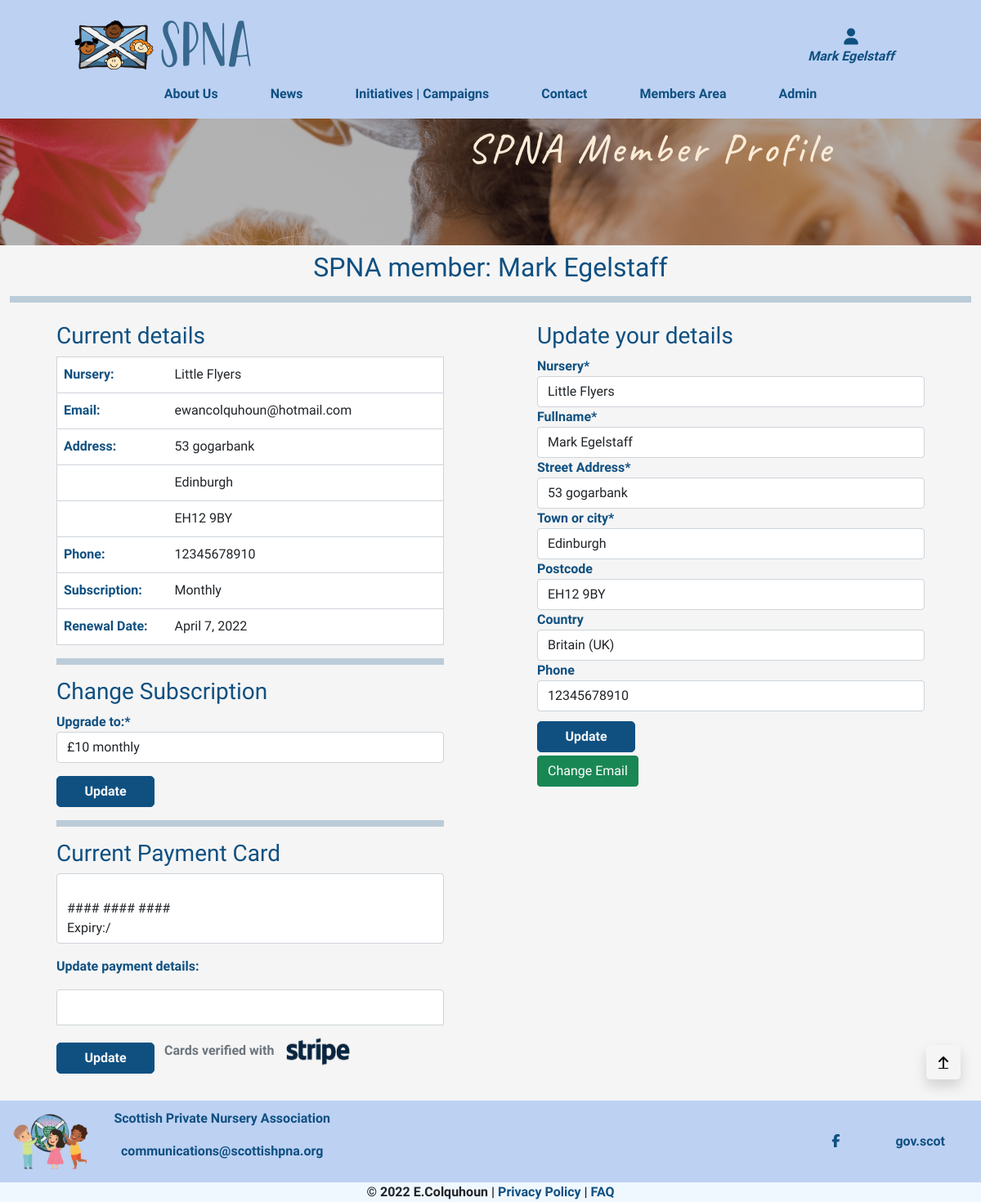
Screenshot of /member/profile/ (signed in) with the database file from the repository.
### member/models.py (models this page shows, shortened)
class SPNAMember(models.Model):
    M = 'Monthly'
    M6 = 'Six Monthly'
    Y = 'Yearly'
    PLAN = (
        (M, '£10 monthly'),
        (M6, '£55 six monthly'),
        (Y, '£100 yearly'),
    )
    user = models.OneToOneField(User, on_delete=models.CASCADE, primary_key=True)
    nursery = models.CharField(max_length=255)
    fullname = models.CharField(max_length=50, null=False, blank=False, default='')
    street_address1 = models.CharField(max_length=80, null=False, blank=False)
    town_or_city = models.CharField(max_length=40, null=False, blank=False)
    postcode = models.CharField(max_length=20, null=True, blank=True)
    country = CountryField(blank_label='Country', null=True, blank=True)
    phone = models.CharField(max_length=15, null=True, blank=True)
    subscription = models.CharField(max_length=16, choices=PLAN, default=1, null=False, blank=False)
    paid_until = models.DateField(null=True, blank=True)
    paid = models.BooleanField(null=True, blank=True, default=False)
    stripe_id = models.CharField(max_length=255)
    sub_id = models.CharField(max_length=255)
    has_cancelled = models.BooleanField(default=False)
    objects = UserManager()

### member/views.py (the view, shortened to what this page needs)
# urls.py: path('profile/', views.profile_view, name='profile_page'),
@login_required
def profile_view(request):
    if not request.user.spnamember.paid:
        messages.error(request, "Sorry only SPNA Members can access this page.")
        return redirect(reverse('home'))
    member = get_object_or_404(SPNAMember, user=request.user)
    default_pm = ''
    upgrade_form = UpgradeForm()
    form = ProfileForm(instance=member)
    template = 'member/profile.html'
    context = {
            'upgrade_form': upgrade_form,
            'form': form,
            'member': member,
            'STRIPE_PUBLIC_KEY': stripe_public_key,
            'pm': default_pm,
        }
    return render(request, template, context)

### member/templates/member/profile.html (shortened to what this page needs)
{% extends "base.html" %}
{% load static %}
{% block extra_css %}
    <link rel="stylesheet" type="text/css" href="{% static 'member/css/member.css' %}">
{% endblock %}
{% block page_header %}
    <div class="container-fluid header-container">
    </div>
{% endblock %}
{% block content %}
<section id="member-image-section">
    <div class="overlay">
        <div class="container-fluid h-100">
            <div class="row h-100">
                <div id="member-text-container"class="col-12 my-auto">
                    <h1 id="member-text" class="title-text">SPNA Member Profile</h1>
                </div>
            </div>
        </div>
    </div>
</section>
<section id="profile-body-section" class="bg-whitesmoke text-blue">
    <div class="container-fluid">
        <div class="row g-0 mx-auto">
            <div class="col-12 p-2 text-center">
                <h2>SPNA member: {{member.fullname}}</h2>
            </div>
            <hr class="d-block p-1 mx-auto admin-hr">
            <div class="col-12 col-md-6 col-lg-5 p-2 mx-auto">
                <h3>Current details</h3>
                <table id="current-details-table">
                        <tr>
                            <td class="p-2 mw-50">Nursery:</td>
                            <td class="black-text p-1 overflow-auto">{{member.nursery}}</td>
                        </tr>
                        <tr>
                            <td class="p-2 mw-50">Email:</td>
                            <td class="black-text p-1 overflow-auto">{{member.user.email}}</td>
                        </tr>
                        <tr>
                            <td class="p-2 mw-50">Address:</td>
                            <td class="black-text p-1 overflow-auto">{{member.street_address1}}</td>
                        </tr>
                        <tr>
                            <td class="p-2 mw-50"></td>
                            <td class="black-text p-1 overflow-auto">{{member.town_or_city}}</td>
                        </tr>
                        <tr>
                            <td class="p-2 mw-50"></td>
                            <td class="black-text p-1 overflow-auto">{{member.postcode}}</td>
                        </tr>
                        <tr>
                            <td class="p-2 mw-50">Phone:</td>
                            <td class="black-text p-1 overflow-auto">{{member.phone}}</td>
                        </tr>
                        <tr>
                            <td class="p-2 mw-50">Subscription:</td>
                            <td class="black-text p-1 overflow-auto">{{member.subscription}}</td>
                        </tr>
                        <tr>
                            <td class="p-2 mw-50">Renewal Date:</td>
                            <td class="black-text p-1 overflow-auto">{{member.paid_until}}</td>
                        </tr>
                </table>
                <hr class="d-block p-1 mx-auto admin-hr">
                <div class="mt-3 my-auto">
                    <div>
                        <h3>Change Subscription</h3>
                    </div>
                    <div>
                        <form id="upgrade-subscription-form" action="{% url 'upgrade' %}" method="POST">
                            {{ upgrade_form|crispy }}
                            <button class="spna-btn btn mt-3">Update</button>
                        </form>
                    </div>
                </div>
                <hr class="d-block p-1 mx-auto admin-hr">
                <div class="mt-3 my-auto">
                    <div>
                        <h3>Current Payment Card</h3>
                        <p class="current-card"><em>{{pm.brand|upper}}</em> <br>
                            #### #### #### {{pm.last4}} <br>
                            Expiry:{{pm.exp_month}}/{{pm.exp_year}}</p>
                    </div>
                    <div>
                        <p>Update payment details:</p>
                    </div>
                    <form id="update-payment-form" action="{% url 'update_payment_method' %}" method="post">
                        <div id="card-element"></div>
                        <button id="submit-updated-payment" class="btn spna-btn mt-3">
                            <span id="button-text" class="">Update</span>
                        </button>
                        <div class="d-inline-block my-auto p-2">
                            <p class="text-muted">Cards verified with <a href="https://stripe.com/gb" target="_blank"><img class="d-inline-block" src="{% get_media_prefix %}stripe/stripe-logo-small.png" width="100px"alt="Stripe logo small"></img></a>
                        </div>
                    </form>
                </div>
            </div>
            <div class="col-12 col-md-6 col-lg-5 p-2 mx-auto">
                <h3>Update your details</h3>
                <form action="{% url 'profile_page' %}" method="POST">
                    {{ form|crispy }}
                    <div class="pt-2 d-block d-md-flex justify-content-between">
                        <button class="btn spna-btn mt-1" type="submit">Update</button>
                    </div>
                </form>
                    <a href="{% url 'account_email' %}" class="btn btn-success mt-1">Change Email</a>
            </div>
        </div>
    </div>
</section>
{% endblock %}

### templates/base.html (shortened to what this page needs)
{% load static %}
{% load crispy_forms_tags %}
{% load tags %}
{% url 'news_page' as news %}
{% url 'profile_page' as profile %}
{% url 'member_area_page' as member_area %}
<!DOCTYPE html>
<html lang="en">
    <head>
        {% block corecss %}
        <link rel="stylesheet prefetch"  type="text/css" href="https://cdnjs.cloudflare.com/ajax/libs/tiny-slider/2.9.4/tiny-slider.css">
        <link href="https://cdn.jsdelivr.net/npm/bootstrap@5.1.3/dist/css/bootstrap.min.css" rel="stylesheet prefetch">
        <link rel="stylesheet prefetch" type="text/css" href="{% static 'css/base.css' %}">
        {% endblock %}
        {% block extra_css %}
        {% endblock %}
    </head>
    <body>
        <header class="fixed-top bg-blue">
            <div class="container-fluid">
                <div id="topnav" class="row pt-lg-2 d-none d-lg-flex g-0">
                    <div class="col-12 col-md-8 mx-auto my-auto py-1 py-lg-0">
                        <a href="{% url 'home' %}" class="nav-link main-logo-link">
                            <img src="{% get_media_prefix %}images/logo.png" alt="SPNA Logo">
                        </a>
                    </div>
                    <div class="col-12 col-md-2 mx-auto my-auto py-lg-0">
                        <div class="text-center other-nav" data-bs-toggle="dropdown">
                            <div><i class="fas fa-user fa-lg"></i></div>
                            <p class="my-0 link-text">
                                {% if request.user.is_authenticated %}<span class="italic">{{user.spnamember.fullname}}</span>{% else %}Join/Login{% endif %}</p>
                        </div>
                            {% include 'includes/account/spna_login.html' %}
                    </div>
                </div>
                <div class="row g-0 cover">
                    <div class="col-12 col-lg-12 mx-auto">
                        <nav class="navbar navbar-expand-lg my-auto bg-blue h-100 w-100" id="navbarNav">
                            <div class="collapse navbar-collapse" id="main-nav">
                                <ul class="navbar-nav my-auto sticky-top">
                                    <li class="nav-item">
                                        <a href="{% url 'about' %}" class="{% if '/about/' in request.path %}active{% endif %}">About Us</a>
                                    </li>
                                    <li class="nav-item ">
                                        <a href="{{news}}" class="{% active request news %}">News</a>
                                    </li>
                                    <li class="nav-item">
                                        <a href="{% url 'initiatives_page' %}" class="{% if '/initiatives/' in request.path %}active{% endif %}">Initiatives | Campaigns</a>
                                    </li>
                                    <li class="nav-item">
                                        <a id="contact-button" data-bs-toggle="modal" data-bs-target="#myModal" href="#myModal">Contact</a>
                                    </li>
                                    {% if request.user.is_authenticated %}
                                        {% if request.user.spnamember.paid %}
                                        <li class="nav-item">
                                            <a href="{{member_area}}" class="{% active request member_area %}">Members Area</a>
                                        </li>
                                        {% endif %}
                                    {% endif %}
                                    {% if request.user.is_authenticated %}
                                        {% if request.user.is_superuser %}
                                        <li class="nav-item">
                                            <a href="{% url 'spna_admin' %}" class="{% if '/spna_admin/' in request.path %}active{% endif %}">Admin</a>
                                        </li>
                                        {% endif %}
                                            {% url 'profile' possible_attribute as url %}
                                    {% endif %}
                                </ul>
                            </div>
                        </nav>
                    </div>
                </div>
            </div>
        </header>
        {% block page_header %}
        {% endblock %}
        {% block content %}
        {% endblock %}
        <div class="btt-button shadow rounded-3" aria-labelledby="Back to top">
            <a id="btt-link"class="btt-link d-flex h-100" href="#" aria-label="Back to top button">
                <i id="btt-arrow" class="fas fa-arrow-up text-black mx-auto my-auto"></i>
            </a>
        </div>
        <footer class=" fixed-bottom">
            <div id="footer" class="container-fluid bg-blue">
                <div id="footer-row" class="row g-0">
                    <div class="col-12 col-lg-8">
                        <div class="d-none d-lg-inline-block">
                            <img class="pl-3" src="{% get_media_prefix %}images/cropped-SPNA_logo_icon.png" width="100px" height="100px" alt="Cropped SPNA logo">
                        </div>
                        <div class="d-block d-lg-inline-block text-center align-middle">
                            <p class="footer-logo text-blue text-center d-none d-md-block">Scottish Private Nursery Association
                            </p>
                            <p class="d-none d-lg-inline-block">
                                <a class="email-link" aria-label="Send an email link" href="mailto:communications@scottishpna.org">communications@scottishpna.org</a>
                            </p>
                        </div>
                    </div>
                    <div id="social-holder" class="col-12 col-lg-4 text-center d-flex">
                        <ul class="social-networks text-blue">
                            <li><a href="https://www.facebook.com/ScottishPNA" class="socials" target="_blank" rel="noopener" aria-label="Visit our Facebook page (opens in a new tab)"><i class="fab fa-facebook-f"></i></a></li>
                            <li><a href="https://www.gov.scot/policies/early-education-and-care/" class="socials" target="_blank" rel="noopener" aria-label="Link to the scottish government childcare page">gov.scot</a></li>
                        </ul>
                    </div>
                </div>
                <div id="inner-lower-footer" class="row">
                    <div class="col-12 text-center">
                        <span><p class="d-inline-block p-0 m-0">&copy 2022 E.Colquhoun</p> | <a id="privacy-policy" href="https://www.privacypolicygenerator.info/live.php?token=cq6yVuA7P1JMIN7gPPh7RXMo1xDmhY6m" target="_blank" rel="noopener">Privacy Policy</a>
                            | <a class="p-0" id="faq-button" data-bs-toggle="modal" data-bs-target="#faqModal" href="#faqModal">FAQ</a></span>
                    </div>
                </div>
            </div>
        </footer>
    </body>
</html>

### rows the page displays
SPNAMember: fullname "Mark Egelstaff", nursery "Little Flyers", user.email "ewancolquhoun@hotmail.com", street_address1 "53 gogarbank", town_or_city "Edinburgh", postcode "EH12 9BY", phone "12345678910", subscription "Monthly", paid_until "April 7, 2022", country "Britain (UK)"

### other values shown
{{ user.spnamember.fullname }} "Mark Egelstaff"
